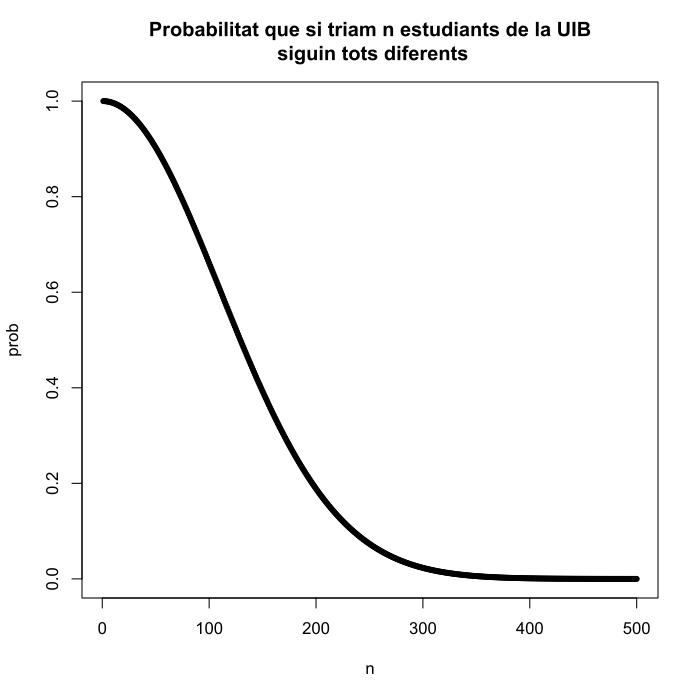

Generate this figure with R:
prob=c()
for (i in 1:500){
prob=c(prob,prod((12000:(12000-i+1))/rep(12000,i)))		
}
plot(prob,pch=20,main="Probabilitat que si triam n estudiants de la UIB\n siguin tots diferents",xlab="n",ylab="prob")
